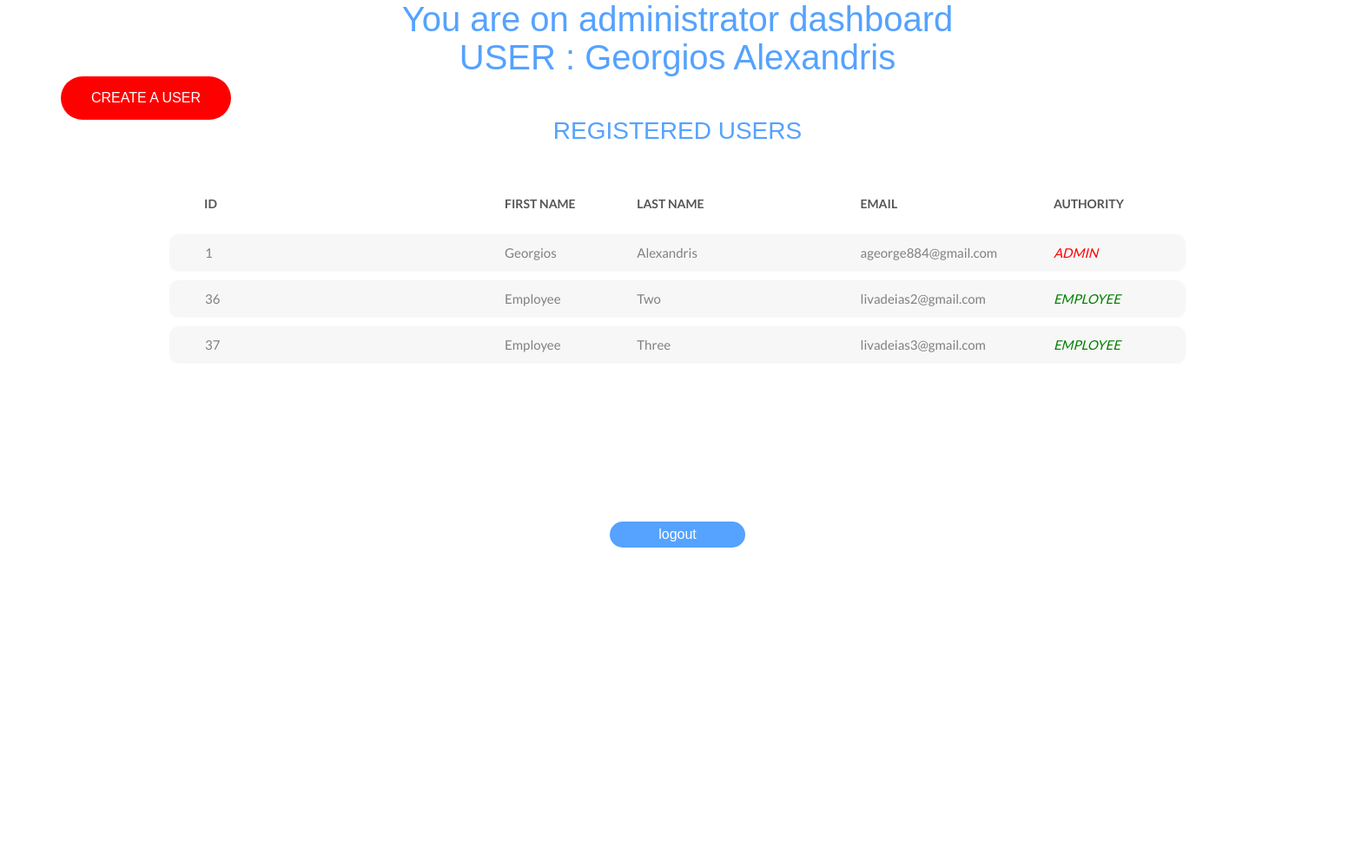
The app's page /root_dashboard.php (signed in) with its own data.
### tables this page shows
CREATE TABLE `users` (
  `id` int(11) NOT NULL,
  `email` varchar(50) NOT NULL,
  `password` varchar(50) NOT NULL,
  `create_datetime` datetime NOT NULL,
  `AUTH` tinyint(1) NOT NULL,
  `fname` varchar(15) NOT NULL,
  `lname` varchar(15) NOT NULL
);

### root_dashboard.php (the view, shortened to what this page needs)
<?php
require("db.php");
$email = $_SESSION['email'];
$q = "SELECT fname,lname FROM `users` WHERE email = '$email'";
$res = mysqli_query($con,$q);
$temp = $res->fetch_assoc();
$fn = $temp['fname'];
$ln = $temp['lname'];
?>
<html>
<head>
    <link rel = "stylesheet" href="style2.css"/>
    <link rel="stylesheet" type="text/css" href="DESIGN_FILES/vendor/bootstrap/css/bootstrap.min.css">
    <link rel="stylesheet" type="text/css" href="DESIGN_FILES/fonts/font-awesome-4.7.0/css/font-awesome.min.css">
    <link rel="stylesheet" type="text/css" href="DESIGN_FILES/vendor/animate/animate.css">
    <link rel="stylesheet" type="text/css" href="DESIGN_FILES/vendor/select2/select2.min.css">
    <link rel="stylesheet" type="text/css" href="DESIGN_FILES/vendor/perfect-scrollbar/perfect-scrollbar.css">
    <link rel="stylesheet" type="text/css" href="DESIGN_FILES/css/util.css">
    <link rel="stylesheet" type="text/css" href="DESIGN_FILES/css/main.css">
</head>
<body>
<h1 style = "font-family: Arial;  color: #55a2ff; text-align: center">You are on administrator dashboard</h1>
<h1 style = "font-family: Arial;  color: #55a2ff; text-align: center">USER : <?php echo $fn . " " .$ln?></h1>
<form action="registration.php" style = "position: absolute;">
    <input type="submit" value="CREATE A USER" class = "mybutton" style="position: relative; width:100%; margin-left:70px">
</form>
<br/><br/>
<h3 style = "font-family: Arial;  color: #55a2ff; text-align: center;">REGISTERED USERS</h3>
<br/>
<div class="limiter">
    <div class="container-table100">
        <div class="wrap-table100" style = "position:absolute; top:200px">
            <div class="table100 ver5 m-b-110">
                <div class="table100-head">
                    <table>
                        <thead>
                        <tr class="row100 head">
                            <th class="cell100 column1">ID</th>
                            <th class="cell100 column2">First Name</th>
                            <th class="cell100 column3">Last Name</th>
                            <th class="cell100 column4">email</th>
                            <th class="cell100 column5">Authority</th>
                        </tr>
                        </thead>
                    </table>
                </div>
                <div class="table100-body js-pscroll">
                    <table>
                        <tbody>
                        <?php
                        $q = "SELECT * FROM `users`";
                        $res = mysqli_query($con,$q);
                        while($row = mysqli_fetch_array($res)){
                            if($row['AUTH']==1){
                                $a = "<em style = \"color:red\">ADMIN</em>";
                            }
                            else if($row['AUTH']==0){
                                $a = "<em style = \"color:green\">EMPLOYEE</em>";
                            }
                            $link = "update.php?id=".$row['id'];
                            echo "<tr data-href = $link>
                                <td class = \"cell100 column1\">".$row['id']."</a></td>
                                <td class = \"cell100 column2\">".$row['fname']."</a></td>
                                <td clsss = \"cell100 column3\">".$row['lname']."</a></td>
                                <td class = \"cell100 column4\">".$row['email']."</a></td>
                                <td class = \"cell100 column5\">".$a."</a></td>
                                </tr>";
                        }
                        ?>
                        </tbody>
                    </table>
                </div>
            </div>
        </div>
    </div>
</div>
<form action="logout.php" style = "position: relative; margin-top: -25%; left:45%">
    <input type="submit" value="logout" class = "lobu" style = "text-align: center">
</form>
</body>
</html>

### style2.css (style rules this page uses)
body { background: #ffffff; }
table { font-family: Arial; }
h3 { font-weight: normal; text-align: center; font-family: Arial; }
h1 { font-family: Arial; color: #55a2ff; text-align: center; }
.mybutton { color: #fff; background: red; border: 0; outline: 0; width: 100%; height: 50px; font-size: 16px; text-align: center; cursor: pointer; width : 30%; border-radius: 25px; margin-left: 480px; }
.lobu { color: #fff; background: #55a2ff; border: 0; outline: 0; width: 10%; height: 30px; font-size: 16px; text-align: center; cursor: pointer; border-radius: 25px; }

### DESIGN_FILES/css/main.css (style rules this page uses)
* { margin: 0px; padding: 0px; box-sizing: border-box; }
body, html { height: 100%; font-family: sans-serif; }
h1,h2,h3,h4,h5,h6 { margin: 0px; }
input { display: block; outline: none; border: none !important; }
.js-pscroll { position: relative; overflow: hidden; }
.limiter { width: 1366px; margin: 0 auto; }
.container-table100 { width: 100%; min-height: 100vh; background: #fff; display: -webkit-box; display: -webkit-flex; display: -moz-box; display: -ms-flexbox; display: flex; align-items: center; justify-content: center; flex-wrap: wrap; padding: 33px 30px; }
.wrap-table100 { width: 1170px; }
.table100 { background-color: #fff; }
table { width: 100%; }
th, td { font-weight: unset; padding-right: 10px; }
.column1 { width: 33%; padding-left: 40px; }
.column2 { width: 13%; }
.column3 { width: 22%; }
.column4 { width: 19%; }
.column5 { width: 13%; }
.table100-head th { padding-top: 18px; padding-bottom: 18px; }
.table100-body td { padding-top: 16px; padding-bottom: 16px; }
.table100 { position: relative; padding-top: 60px; }
.table100-head { position: absolute; width: 100%; top: 0; left: 0; }
.table100-body { max-height: 585px; overflow: auto; }
.table100.ver5 { margin-right: -30px; }
.table100.ver5 .table100-head { padding-right: 30px; }
.table100.ver5 th { font-family: Lato-Bold; font-size: 14px; color: #555555; line-height: 1.4; text-transform: uppercase; background-color: transparent; }
.table100.ver5 td { font-family: Lato-Regular; font-size: 15px; color: #808080; line-height: 1.4; background-color: #f7f7f7; }
.table100.ver5 .table100-body tr { overflow: hidden; border-bottom: 10px solid #fff; border-radius: 10px; }
.table100.ver5 .table100-body table { border-collapse: separate; border-spacing: 0 10px; }
.table100.ver5 .table100-body td { border: solid 1px transparent; border-style: solid none; padding-top: 10px; padding-bottom: 10px; }
.table100.ver5 .table100-body td:first-child { border-left-style: solid; border-top-left-radius: 10px; border-bottom-left-radius: 10px; }
.table100.ver5 .table100-body td:last-child { border-right-style: solid; border-bottom-right-radius: 10px; border-top-right-radius: 10px; }
.table100.ver5 .table100-head th { padding-top: 25px; padding-bottom: 25px; }
.table100.ver5 { overflow: hidden; }
.table100.ver5 .table100-body { padding-right: 30px; }

### records on screen
users: fname "Georgios", lname "Alexandris", id "1", email "ageorge884@gmail.com", AUTH "ADMIN"
users: id "36", fname "Employee", lname "Two", email "livadeias2@gmail.com", AUTH "EMPLOYEE"
users: id "37", fname "Employee", lname "Three", email "livadeias3@gmail.com", AUTH "EMPLOYEE"
